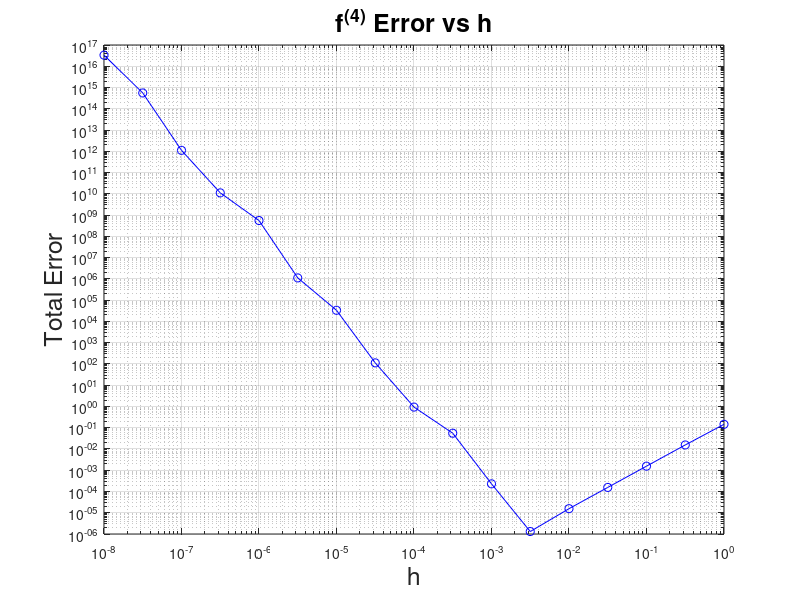

Write MATLAB code to recreate this figure.
format long g

x0 = 1.2;
exact = sin(x0);

k = 0:0.5:8;
hs = 10.^(-k);
error = zeros(size(hs));

for i = 1:length(hs)
    h = hs(i);
    fpppp = (sin(x0-2*h) - 4*sin(x0-h) + 6*sin(x0) - 4*sin(x0+h) + sin(x0+2*h)) / h^4;
    error(i) = abs(fpppp - exact);
end

figure;
set(gca, 'fontsize', 18)
loglog(hs, error, 'bo-');
xlabel('h', 'fontsize', 18);
ylabel('Total Error', 'fontsize', 18);
title('f^{(4)} Error vs h', 'fontsize', 18);
grid on;

[min_error, idx] = min(error);
fprintf('Optimal h ≈ %.5e, minimum error ≈ %.5e\n', hs(idx), error(idx));

